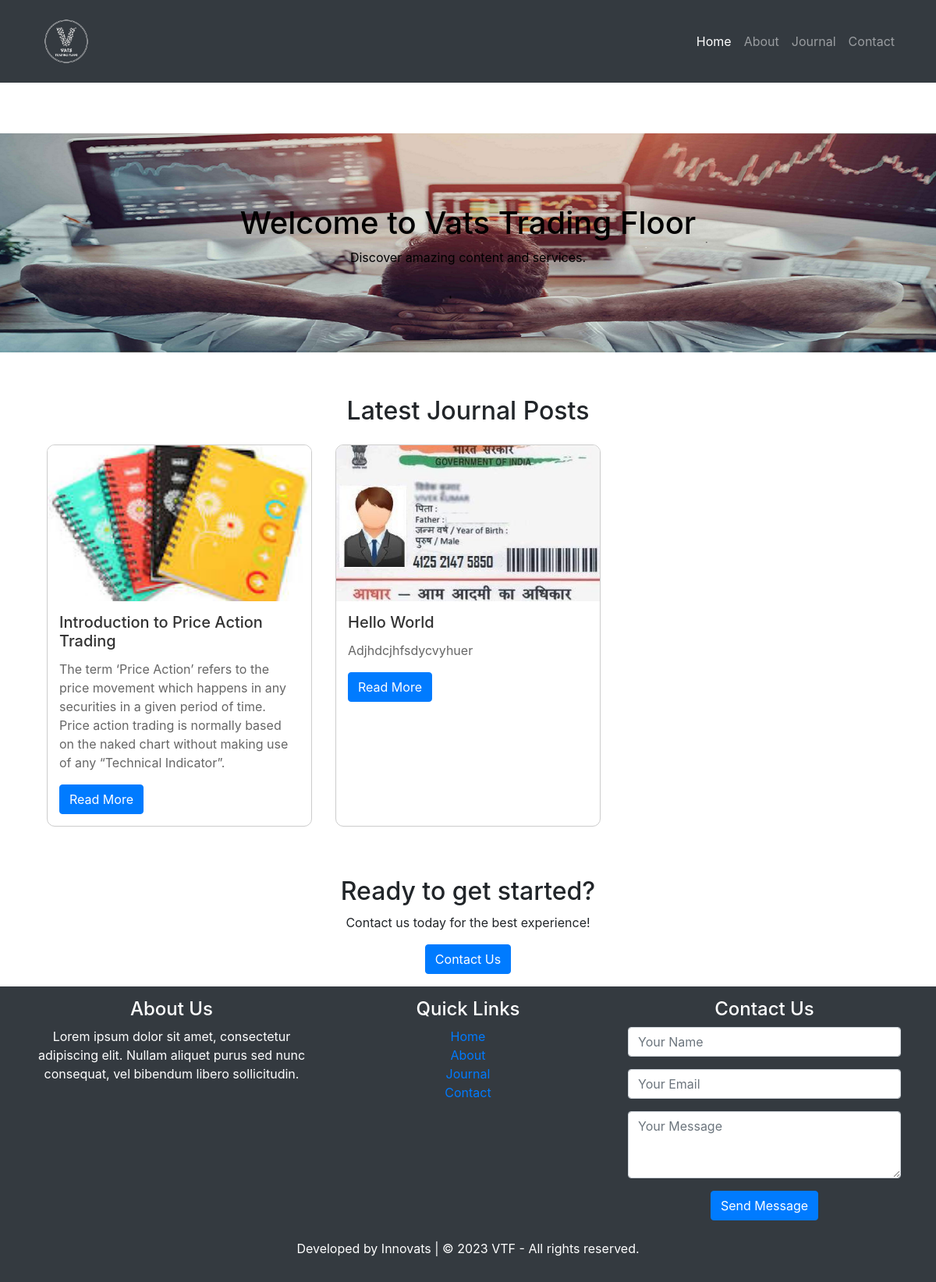
The page / on the database its author committed.
### Content/models.py (models this page shows, shortened)
class Journal(models.Model):
    title = models.CharField(max_length=255)
    description = models.TextField()
    content = RichTextField()
    author = models.ForeignKey(Author, on_delete=models.CASCADE)
    publication_date = models.DateTimeField(auto_now_add=True)
    category = models.ForeignKey(Category, on_delete=models.CASCADE)
    thumbnail = models.ImageField(upload_to="uploads/")
    comments_allowed = models.BooleanField(default=True)

### Main/views.py (the view)
# urls.py: path('',views.index,name='index'),
def index(request):
    banner_url = "/media/banner.png"
    logo_url = "/media/logo.png"
    latest_journals = Journal.objects.all()[:3]
    return render(
        request,
        "index.html",
        {
            "banner_url": banner_url,
            "logo_url": logo_url,
            "latest_journals": latest_journals,
        },
    )

### Main/templates/index.html (shortened to what this page needs)
{% extends 'base.html' %} {% block title %}VTF{% endblock %} {% block content %}
<div class="container">
  <h2 class="text-center mt-5 mb-4">Latest Journal Posts</h2>
  <div class="row">
    {% for journal in latest_journals %}
    <div class="col-md-4">
      <div class="custom-card">
        <img
          src="{{ journal.thumbnail.url }}"
          class="card-img-top img-fluid custom-card-img"
          alt="{{ journal.title }}"
        />
        <div class="card-body">
          <h5 class="card-title">{{ journal.title }}</h5>
          <p class="card-text">
            {{ journal.description }}
          </p>
          <a
            href="{% url 'journal_detail' journal_id=journal.id %}"
            class="btn btn-primary"
            >Read More</a
          >
        </div>
      </div>
    </div>
    {% endfor %}
  </div>
  <section class="call-to-action mt-5 p-3">
    <div class="text-center">
      <h2>Ready to get started?</h2>
      <p>Contact us today for the best experience!</p>
      <a href="{% url "contact" %}" class="btn btn-primary">Contact Us</a>
    </div>
  </section>
</div>
{% endblock %}

### Main/templates/base.html (shortened to what this page needs)
<!DOCTYPE html>
<html lang="en">
<head>
    <link href="https://stackpath.bootstrapcdn.com/bootstrap/4.3.1/css/bootstrap.min.css" rel="stylesheet">
</head>
<body>
    <nav class="navbar navbar-expand-lg navbar-dark fixed-top bg-dark">
        <div class="container">
            <a class="navbar-brand" href="#">
                <img src="{{ logo_url }}" alt="Logo" height="80">
            </a>
            <div class="collapse navbar-collapse" id="navbarNav">
                <ul class="navbar-nav ml-auto">
                    <li class="nav-item {% if request.path == '/' %}active{% endif %}">
                        <a class="nav-link" href="{% url 'index' %}">Home <span class="sr-only">(current)</span></a>
                    </li>
                    <li class="nav-item {% if request.path == '/about/' %}active{% endif %}">
                        <a class="nav-link" href="{% url 'about' %}">About</a>
                    </li>
                    <li class="nav-item {% if request.path == '/journal/' %}active{% endif %}">
                        <a class="nav-link" href="{% url "journal" %}">Journal</a>
                    </li>
                    <li class="nav-item {% if request.path == '/contact/' %}active{% endif %}">
                        <a class="nav-link" href="{% url "contact" %}">Contact</a>
                    </li>
                </ul>
            </div>
        </div>
    </nav>
    <div class="tradingview-widget-container">
    </div>
    <div class="image-banner">
        <div class="banner-text">
            <h1>Welcome to Vats Trading Floor</h1>
            <p>Discover amazing content and services.</p>
        </div>
    </div>
    <div class="container">
        {% block content %}{% endblock %}
    </div>
    <footer class="footer">
        <div class="container">
            <div class="row">
                <div class="col-md-4">
                    <h4>About Us</h4>
                    <p>Lorem ipsum dolor sit amet, consectetur adipiscing elit. Nullam aliquet purus sed nunc consequat,
                        vel bibendum libero sollicitudin.</p>
                </div>
                <div class="col-md-4">
                    <h4>Quick Links</h4>
                    <ul class="list-unstyled">
                        <li><a href="{% url "index" %}">Home</a></li>
                        <li><a href="{% url "about" %}">About</a></li>
                        <li><a href="{% url "journal" %}">Journal</a></li>
                        <li><a href="{% url "contact" %}">Contact</a></li>
                    </ul>
                </div>
                <div class="col-md-4">
                    <h4>Contact Us</h4>
                    <form>
                        <div class="form-group">
                            <input type="text" class="form-control" placeholder="Your Name">
                        </div>
                        <div class="form-group">
                            <input type="email" class="form-control" placeholder="Your Email">
                        </div>
                        <div class="form-group">
                            <textarea class="form-control" rows="3" placeholder="Your Message"></textarea>
                        </div>
                        <button type="submit" class="btn btn-primary">Send Message</button>
                    </form>
                </div>
            </div>
            <div class="row mt-4">
                <div class="col-md-12 text-center">
                    <div class="col-md-12 text-center">
                        <div class="col-md-12 text-center">
                            <p>Developed by Innovats | &copy; 2023 VTF - All rights reserved.</p>
                        </div>
                    </div>
                </div>
            </div>
        </div>
    </footer>
</body>
</html>

### Main/templates/index.html (style rules this page uses)
.custom-card { border: 1px solid #ccc; border-radius: 10px; overflow: hidden; transition: transform 0.3s; height: 100%; display: flex; flex-direction: column; }
.custom-card .card-body { padding: 15px; flex-grow: 1; }
.custom-card-img { height: 200px; object-fit: cover; object-position: center; }
.custom-card h5.card-title { color: #333; }
.custom-card p.card-text { color: #666; flex-grow: 1; }
.custom-card a.btn-primary { background-color: #007bff; color: #fff; align-self: flex-end; }

### rows shown on the page
Journal: thumbnail (picture), title "Introduction to Price Action Trading", description "The term ‘Price Action’ refers to the price movement which happens in any securities in a given period of time. Price action trading is normally based on the naked chart without making use of any “Technical Indicator”."
Journal: thumbnail (picture), title "Hello World", description "Adjhdcjhfsdycvyhuer"
